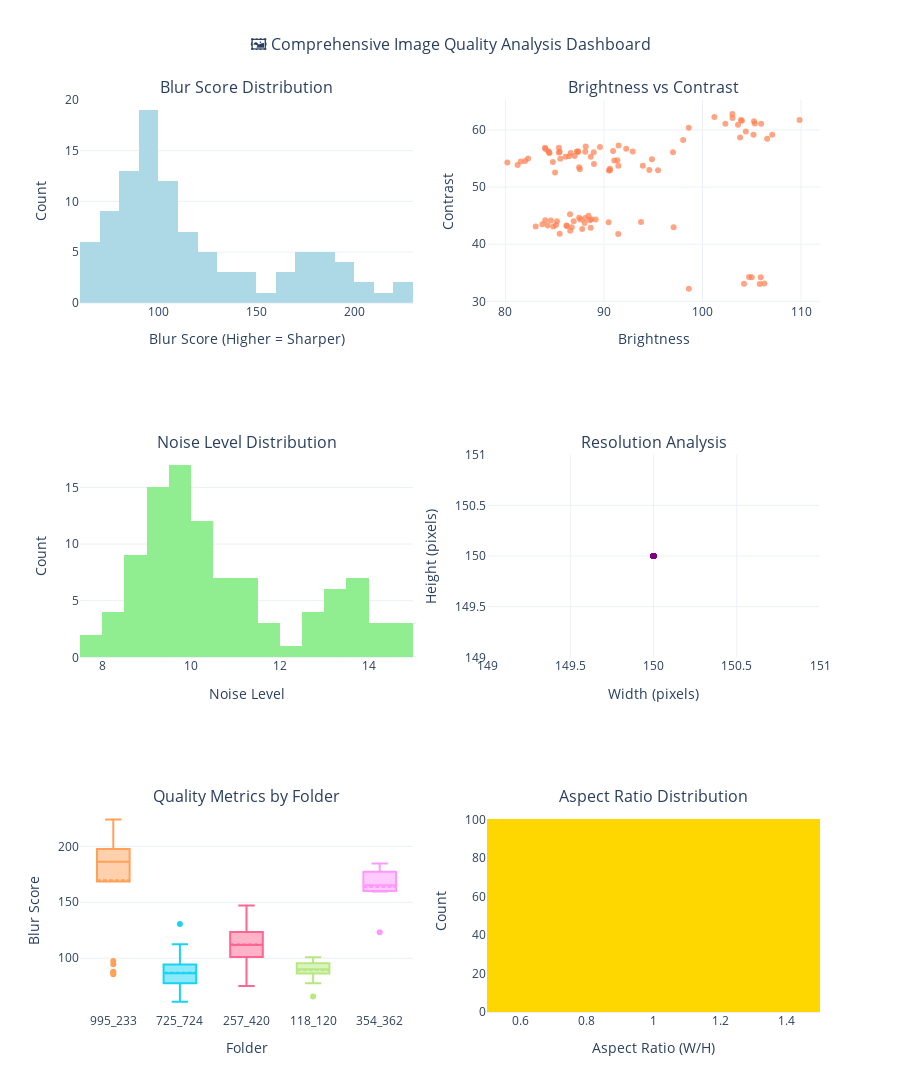

The cell this chart's notebook holds for it:
### Code cell
# Image Quality Visualization Dashboard
if not df_image_quality.empty:
    # Create comprehensive image quality dashboard
    fig = make_subplots(
        rows=3, cols=2,
        subplot_titles=[
            'Blur Score Distribution', 'Brightness vs Contrast',
            'Noise Level Distribution', 'Resolution Analysis',
            'Quality Metrics by Folder', 'Aspect Ratio Distribution'
        ],
        specs=[
            [{"type": "histogram"}, {"type": "scatter"}],
            [{"type": "histogram"}, {"type": "scatter"}],
            [{"type": "box"}, {"type": "histogram"}]
        ]
    )
    
    # Blur Score Distribution
    fig.add_trace(
        go.Histogram(x=df_image_quality['blur_score'], 
                    name='Blur Score',
                    nbinsx=30,
                    marker_color='lightblue'),
        row=1, col=1
    )
    
    # Brightness vs Contrast scatter
    fig.add_trace(
        go.Scatter(x=df_image_quality['brightness'], 
                  y=df_image_quality['contrast'],
                  mode='markers',
                  name='Brightness vs Contrast',
                  marker=dict(color='coral', size=6, opacity=0.7)),
        row=1, col=2
    )
    
    # Noise Level Distribution
    fig.add_trace(
        go.Histogram(x=df_image_quality['noise_level'], 
                    name='Noise Level',
                    nbinsx=30,
                    marker_color='lightgreen'),
        row=2, col=1
    )
    
    # Resolution scatter (width vs height)
    fig.add_trace(
        go.Scatter(x=df_image_quality['width'], 
                  y=df_image_quality['height'],
                  mode='markers',
                  name='Resolution',
                  marker=dict(color='purple', size=6, opacity=0.7)),
        row=2, col=2
    )
    
    # Quality metrics by folder (blur score)
    folders = df_image_quality['folder'].unique()
    for folder in folders[:5]:  # Show top 5 folders
        folder_data = df_image_quality[df_image_quality['folder'] == folder]
        fig.add_trace(
            go.Box(y=folder_data['blur_score'], 
                  name=folder[:10],  # Truncate long folder names
                  boxmean=True),
            row=3, col=1
        )
    
    # Aspect Ratio Distribution
    fig.add_trace(
        go.Histogram(x=df_image_quality['aspect_ratio'], 
                    name='Aspect Ratio',
                    nbinsx=20,
                    marker_color='gold'),
        row=3, col=2
    )
    
    # Update layout
    fig.update_layout(
        height=1200,
        title_text="🖼️ Comprehensive Image Quality Analysis Dashboard",
        title_x=0.5,
        title_font_size=16,
        showlegend=False
    )
    
    # Update x-axis labels
    fig.update_xaxes(title_text="Blur Score (Higher = Sharper)", row=1, col=1)
    fig.update_xaxes(title_text="Brightness", row=1, col=2)
    fig.update_xaxes(title_text="Noise Level", row=2, col=1)
    fig.update_xaxes(title_text="Width (pixels)", row=2, col=2)
    fig.update_xaxes(title_text="Folder", row=3, col=1)
    fig.update_xaxes(title_text="Aspect Ratio (W/H)", row=3, col=2)
    
    # Update y-axis labels
    fig.update_yaxes(title_text="Count", row=1, col=1)
    fig.update_yaxes(title_text="Contrast", row=1, col=2)
    fig.update_yaxes(title_text="Count", row=2, col=1)
    fig.update_yaxes(title_text="Height (pixels)", row=2, col=2)
    fig.update_yaxes(title_text="Blur Score", row=3, col=1)
    fig.update_yaxes(title_text="Count", row=3, col=2)
    
    fig.show()
    
    # Summary statistics table
    print("\n📊 Detailed Image Quality Statistics:")
    print("="*60)
    quality_stats = df_image_quality[['blur_score', 'brightness', 'contrast', 'noise_level', 'width', 'height', 'aspect_ratio']].describe()
    print(quality_stats.round(2))
    
    # Quality categories
    print(f"\n🎯 Quality Assessment:")
    print(f"High quality images (blur > 100): {len(df_image_quality[df_image_quality['blur_score'] > 100])}")
    print(f"Medium quality images (blur 50-100): {len(df_image_quality[(df_image_quality['blur_score'] >= 50) & (df_image_quality['blur_score'] <= 100)])}")
    print(f"Low quality images (blur < 50): {len(df_image_quality[df_image_quality['blur_score'] < 50])}")
    
    print(f"\nBright images (brightness > 150): {len(df_image_quality[df_image_quality['brightness'] > 150])}")
    print(f"Normal images (brightness 100-150): {len(df_image_quality[(df_image_quality['brightness'] >= 100) & (df_image_quality['brightness'] <= 150)])}")
    print(f"Dark images (brightness < 100): {len(df_image_quality[df_image_quality['brightness'] < 100])}")
    
else:
    print("⚠️ No image quality data available for visualization")

### Figure 1 — Plotly figure (JSON) as saved in the notebook; plotly's stock layout.template omitted (floating-point values rounded to 4 significant figures)
{"data": [{"marker": {"color": "lightblue"}, "name": "Blur Score", "nbinsx": 30, "type": "histogram", "x": [213.5, 179.1, 185.7, 94.68, 87.06, 194.2, 224.0, 173.7, 186.5, 87.91, 206.2, 224.0, 197.7, 200.4, 195.5, 193.3, 168.5, 170.1, 85.72, 181.5, 97.41, 187.8, 69.74, 89.27, 74.05, 92.07, 87.04, 85.1, 78.48, 68.95, 107.2, 97.87, 77.04, 78.38, 96.73, 66.25, 61.83, 91.8, 90.46, 61.0, 101.8, 90.14, 79.11, 78.78, 85.93, 130.5, 109.0, 112.4, 91.9, 86.12, 133.2, 92.86, 75.43, 123.9, 119.8, 115.1, 141.4, 104.8, 109.0, 106.1, 101.2, 111.8, 107.4, 130.6, 109.4, 100.6, 75.08, 123.2, 96.8, 101.8, 121.6, 99.02, 91.61, 147.0, 124.7, 117.4, 142.9, 116.2, 116.8, 89.54, 86.44, 95.33, 100.8, 88.16, 83.79, 97.4, 90.22, 65.85, 97.47, 95.53, 91.02, 89.87, 77.73, 165.3, 174.1, 123.1, 178.4, 159.7, 160.9, 184.8], "xaxis": "x", "yaxis": "y"}, {"marker": {"color": "coral", "opacity": 0.7, "size": 6}, "mode": "markers", "name": "Brightness vs Contrast", "type": "scatter", "x": [103.6, 104.0, 103.8, 98.04, 84.02, 98.61, 105.3, 106.6, 102.3, 97.01, 103.0, 105.2, 101.2, 103.0, 109.9, 105.9, 105.2, 107.1, 84.06, 104.4, 92.92, 103.9, 82.0, 88.1, 89.59, 90.92, 85.42, 87.54, 88.14, 86.46, 88.66, 86.1, 87.03, 80.2, 85.5, 92.26, 88.96, 84.43, 85.57, 91.48, 84.81, 82.3, 87.33, 87.26, 81.23, 81.55, 84.35, 86.63, 85.43, 84.46, 86.23, 85.23, 86.57, 88.57, 86.55, 84.86, 93.76, 85.13, 84.61, 86.73, 85.51, 86.2, 88.03, 89.16, 88.72, 84.28, 87.79, 87.48, 84.03, 91.44, 90.47, 83.75, 83.07, 88.65, 86.93, 88.43, 97.07, 88.1, 87.61, 91.04, 87.39, 90.6, 91.46, 90.6, 87.48, 88.98, 95.49, 85.03, 91.36, 94.87, 94.6, 90.5, 93.94, 105.9, 104.7, 98.62, 106.3, 104.2, 105.0, 105.8], "xaxis": "x2", "y": [60.92, 61.62, 58.68, 58.23, 56.87, 60.39, 61.11, 58.43, 61.09, 56.08, 62.81, 61.51, 62.25, 62.07, 61.75, 61.06, 59.17, 59.16, 56.65, 59.73, 56.22, 61.73, 54.55, 56.17, 57.03, 56.31, 56.03, 53.14, 57.09, 55.4, 55.32, 55.29, 55.41, 54.28, 56.19, 56.71, 56.09, 56.06, 54.96, 57.27, 54.38, 54.99, 56.21, 56.24, 53.84, 54.49, 56.29, 55.96, 56.87, 55.94, 43.19, 44.01, 42.34, 44.21, 45.25, 43.08, 43.86, 43.36, 44.14, 42.94, 41.81, 43.26, 43.72, 44.33, 44.38, 43.27, 42.64, 44.62, 44.17, 41.77, 43.84, 43.49, 43.1, 42.89, 44.02, 44.96, 42.96, 44.58, 44.32, 54.65, 56.19, 52.92, 53.73, 53.18, 53.47, 54.05, 52.93, 52.55, 54.68, 54.89, 53.0, 52.88, 53.72, 34.2, 34.24, 32.19, 33.13, 33.08, 34.21, 33.03], "yaxis": "y2"}, {"marker": {"color": "lightgreen"}, "name": "Noise Level", "nbinsx": 30, "type": "histogram", "x": [14.61, 13.38, 13.63, 9.73, 9.331, 13.94, 14.97, 13.18, 13.66, 9.376, 14.36, 14.97, 14.06, 14.16, 13.98, 13.9, 12.98, 13.04, 9.258, 13.47, 9.87, 13.71, 8.351, 9.448, 8.605, 9.595, 9.329, 9.225, 8.859, 8.304, 10.36, 9.893, 8.777, 8.853, 9.835, 8.139, 7.863, 9.581, 9.511, 7.81, 10.09, 9.494, 8.895, 8.876, 9.27, 11.42, 10.44, 10.6, 9.586, 9.28, 11.54, 9.636, 8.685, 11.13, 10.95, 10.73, 11.89, 10.24, 10.44, 10.3, 10.06, 10.57, 10.36, 11.43, 10.46, 10.03, 8.665, 11.1, 9.839, 10.09, 11.03, 9.951, 9.571, 12.13, 11.17, 10.83, 11.95, 10.78, 10.81, 9.462, 9.297, 9.764, 10.04, 9.389, 9.154, 9.869, 9.498, 8.115, 9.873, 9.774, 9.54, 9.48, 8.816, 12.86, 13.19, 11.1, 13.36, 12.64, 12.68, 13.59], "xaxis": "x3", "yaxis": "y3"}, {"marker": {"color": "purple", "opacity": 0.7, "size": 6}, "mode": "markers", "name": "Resolution", "type": "scatter", "x": [150, 150, 150, 150, 150, 150, 150, 150, 150, 150, 150, 150, 150, 150, 150, 150, 150, 150, 150, 150, 150, 150, 150, 150, 150, 150, 150, 150, 150, 150, 150, 150, 150, 150, 150, 150, 150, 150, 150, 150, 150, 150, 150, 150, 150, 150, 150, 150, 150, 150, 150, 150, 150, 150, 150, 150, 150, 150, 150, 150, 150, 150, 150, 150, 150, 150, 150, 150, 150, 150, 150, 150, 150, 150, 150, 150, 150, 150, 150, 150, 150, 150, 150, 150, 150, 150, 150, 150, 150, 150, 150, 150, 150, 150, 150, 150, 150, 150, 150, 150], "xaxis": "x4", "y": [150, 150, 150, 150, 150, 150, 150, 150, 150, 150, 150, 150, 150, 150, 150, 150, 150, 150, 150, 150, 150, 150, 150, 150, 150, 150, 150, 150, 150, 150, 150, 150, 150, 150, 150, 150, 150, 150, 150, 150, 150, 150, 150, 150, 150, 150, 150, 150, 150, 150, 150, 150, 150, 150, 150, 150, 150, 150, 150, 150, 150, 150, 150, 150, 150, 150, 150, 150, 150, 150, 150, 150, 150, 150, 150, 150, 150, 150, 150, 150, 150, 150, 150, 150, 150, 150, 150, 150, 150, 150, 150, 150, 150, 150, 150, 150, 150, 150, 150, 150], "yaxis": "y4"}, {"boxmean": true, "name": "995_233", "type": "box", "xaxis": "x5", "y": [213.5, 179.1, 185.7, 94.68, 87.06, 194.2, 224.0, 173.7, 186.5, 87.91, 206.2, 224.0, 197.7, 200.4, 195.5, 193.3, 168.5, 170.1, 85.72, 181.5, 97.41, 187.8], "yaxis": "y5"}, {"boxmean": true, "name": "725_724", "type": "box", "xaxis": "x5", "y": [69.74, 89.27, 74.05, 92.07, 87.04, 85.1, 78.48, 68.95, 107.2, 97.87, 77.04, 78.38, 96.73, 66.25, 61.83, 91.8, 90.46, 61.0, 101.8, 90.14, 79.11, 78.78, 85.93, 130.5, 109.0, 112.4, 91.9, 86.12], "yaxis": "y5"}, {"boxmean": true, "name": "257_420", "type": "box", "xaxis": "x5", "y": [133.2, 92.86, 75.43, 123.9, 119.8, 115.1, 141.4, 104.8, 109.0, 106.1, 101.2, 111.8, 107.4, 130.6, 109.4, 100.6, 75.08, 123.2, 96.8, 101.8, 121.6, 99.02, 91.61, 147.0, 124.7, 117.4, 142.9, 116.2, 116.8], "yaxis": "y5"}, {"boxmean": true, "name": "118_120", "type": "box", "xaxis": "x5", "y": [89.54, 86.44, 95.33, 100.8, 88.16, 83.79, 97.4, 90.22, 65.85, 97.47, 95.53, 91.02, 89.87, 77.73], "yaxis": "y5"}, {"boxmean": true, "name": "354_362", "type": "box", "xaxis": "x5", "y": [165.3, 174.1, 123.1, 178.4, 159.7, 160.9, 184.8], "yaxis": "y5"}, {"marker": {"color": "gold"}, "name": "Aspect Ratio", "nbinsx": 20, "type": "histogram", "x": [1.0, 1.0, 1.0, 1.0, 1.0, 1.0, 1.0, 1.0, 1.0, 1.0, 1.0, 1.0, 1.0, 1.0, 1.0, 1.0, 1.0, 1.0, 1.0, 1.0, 1.0, 1.0, 1.0, 1.0, 1.0, 1.0, 1.0, 1.0, 1.0, 1.0, 1.0, 1.0, 1.0, 1.0, 1.0, 1.0, 1.0, 1.0, 1.0, 1.0, 1.0, 1.0, 1.0, 1.0, 1.0, 1.0, 1.0, 1.0, 1.0, 1.0, 1.0, 1.0, 1.0, 1.0, 1.0, 1.0, 1.0, 1.0, 1.0, 1.0, 1.0, 1.0, 1.0, 1.0, 1.0, 1.0, 1.0, 1.0, 1.0, 1.0, 1.0, 1.0, 1.0, 1.0, 1.0, 1.0, 1.0, 1.0, 1.0, 1.0, 1.0, 1.0, 1.0, 1.0, 1.0, 1.0, 1.0, 1.0, 1.0, 1.0, 1.0, 1.0, 1.0, 1.0, 1.0, 1.0, 1.0, 1.0, 1.0, 1.0], "xaxis": "x6", "yaxis": "y6"}], "layout": {"annotations": [{"font": {"size": 16}, "showarrow": false, "text": "Blur Score Distribution", "x": 0.225, "xanchor": "center", "xref": "paper", "y": 1, "yanchor": "bottom", "yref": "paper"}, {"font": {"size": 16}, "showarrow": false, "text": "Brightness vs Contrast", "x": 0.775, "xanchor": "center", "xref": "paper", "y": 1, "yanchor": "bottom", "yref": "paper"}, {"font": {"size": 16}, "showarrow": false, "text": "Noise Level Distribution", "x": 0.225, "xanchor": "center", "xref": "paper", "y": 0.6111, "yanchor": "bottom", "yref": "paper"}, {"font": {"size": 16}, "showarrow": false, "text": "Resolution Analysis", "x": 0.775, "xanchor": "center", "xref": "paper", "y": 0.6111, "yanchor": "bottom", "yref": "paper"}, {"font": {"size": 16}, "showarrow": false, "text": "Quality Metrics by Folder", "x": 0.225, "xanchor": "center", "xref": "paper", "y": 0.2222, "yanchor": "bottom", "yref": "paper"}, {"font": {"size": 16}, "showarrow": false, "text": "Aspect Ratio Distribution", "x": 0.775, "xanchor": "center", "xref": "paper", "y": 0.2222, "yanchor": "bottom", "yref": "paper"}], "height": 1200, "showlegend": false, "title": {"font": {"size": 16}, "text": "🖼️ Comprehensive Image Quality Analysis Dashboard", "x": 0.5}, "xaxis": {"anchor": "y", "domain": [0, 0.45], "title": {"text": "Blur Score (Higher = Sharper)"}}, "xaxis2": {"anchor": "y2", "domain": [0.55, 1], "title": {"text": "Brightness"}}, "xaxis3": {"anchor": "y3", "domain": [0, 0.45], "title": {"text": "Noise Level"}}, "xaxis4": {"anchor": "y4", "domain": [0.55, 1], "title": {"text": "Width (pixels)"}}, "xaxis5": {"anchor": "y5", "domain": [0, 0.45], "title": {"text": "Folder"}}, "xaxis6": {"anchor": "y6", "domain": [0.55, 1], "title": {"text": "Aspect Ratio (W/H)"}}, "yaxis": {"anchor": "x", "domain": [0.7778, 1], "title": {"text": "Count"}}, "yaxis2": {"anchor": "x2", "domain": [0.7778, 1], "title": {"text": "Contrast"}}, "yaxis3": {"anchor": "x3", "domain": [0.3889, 0.6111], "title": {"text": "Count"}}, "yaxis4": {"anchor": "x4", "domain": [0.3889, 0.6111], "title": {"text": "Height (pixels)"}}, "yaxis5": {"anchor": "x5", "domain": [0, 0.2222], "title": {"text": "Blur Score"}}, "yaxis6": {"anchor": "x6", "domain": [0, 0.2222], "title": {"text": "Count"}}}}
